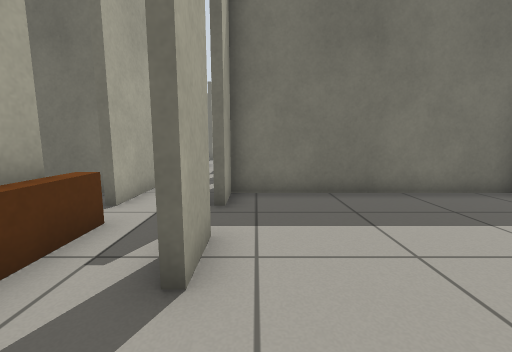
view 1 (above)

20 first-person views from a walk through a Gazebo world. The camera is 0.72 m above the floor, tilts 8° down and sees 90° across. The floor is counted in squares, 0.5 m on a side. Each view is taken from the middle of a square. On the plan, view 1 faces up. The plan holds only what a view shows up to about 13 squares ahead; the rest is blank. The place goes on beyond the plan.

view 2
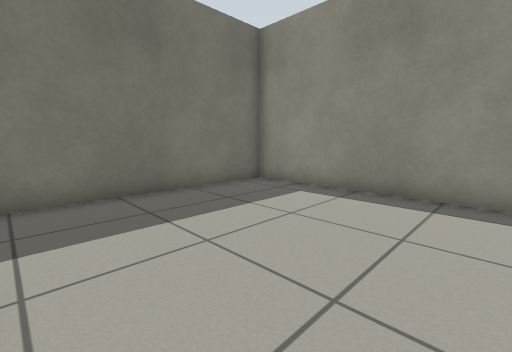

view 3
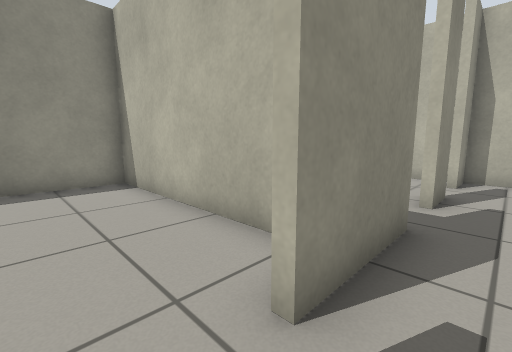

view 4
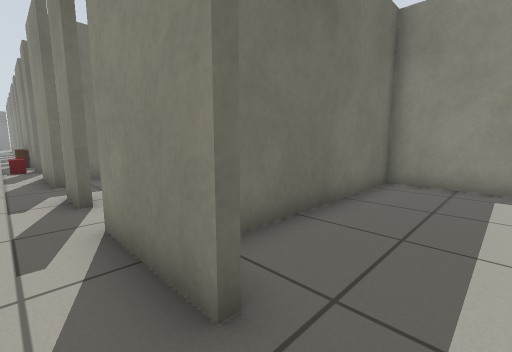

view 5
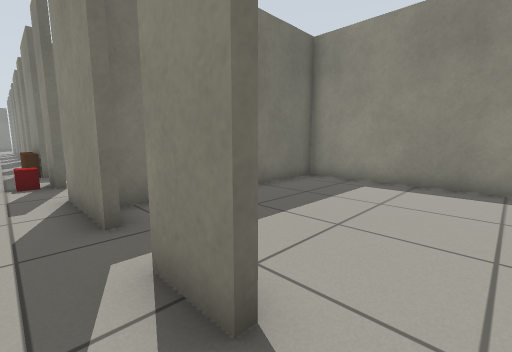

view 6
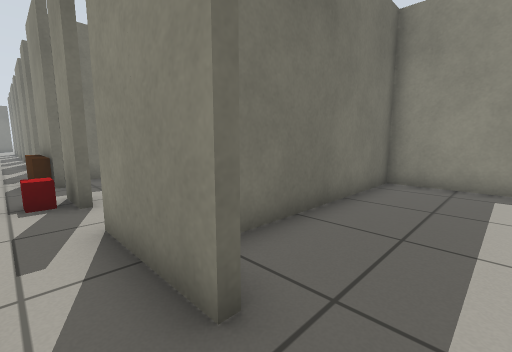

view 7
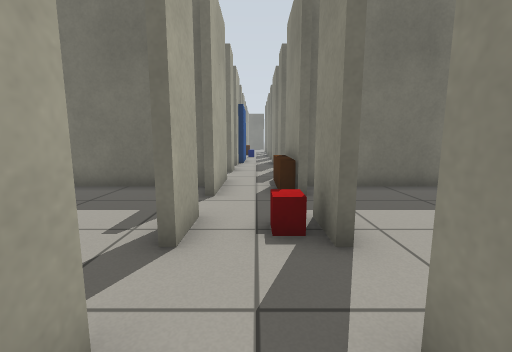

view 8
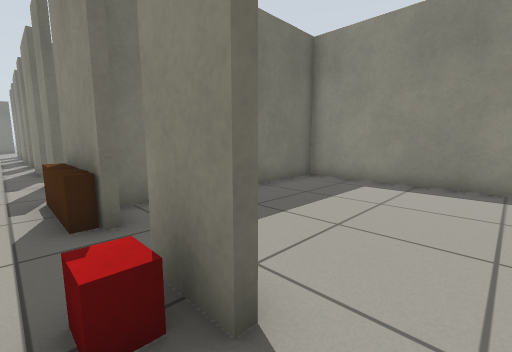

view 9
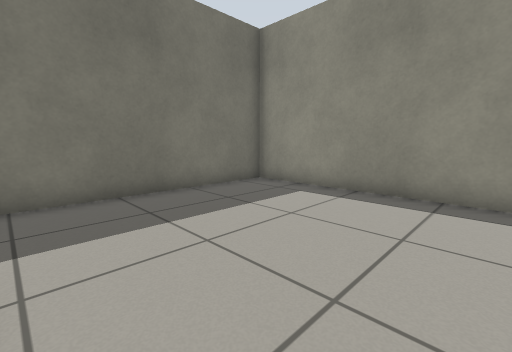

view 10
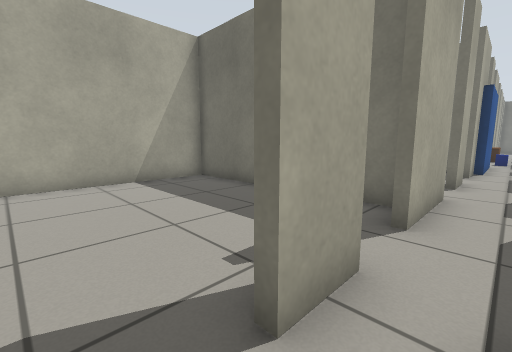

view 11
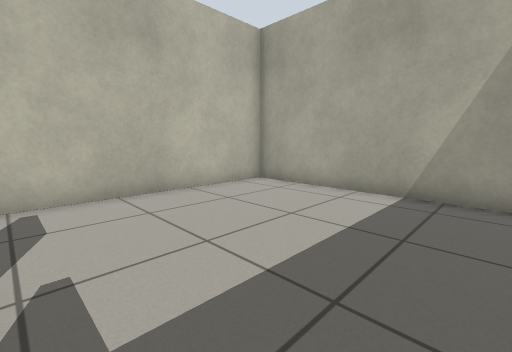

view 12
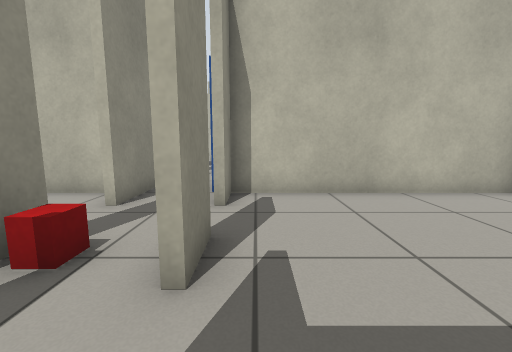

view 13
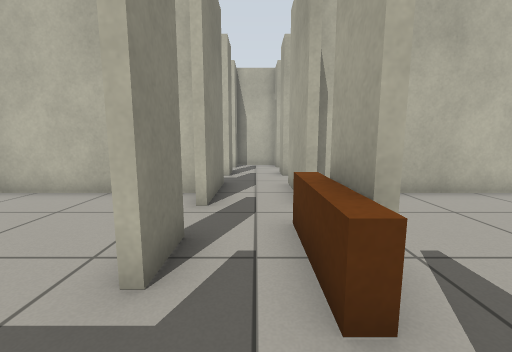

view 14
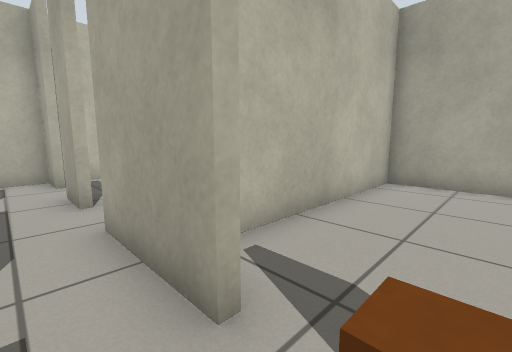

view 15
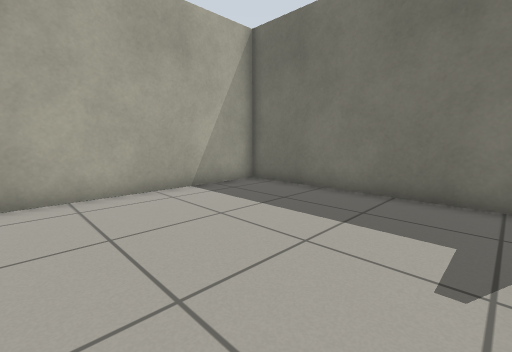

view 16
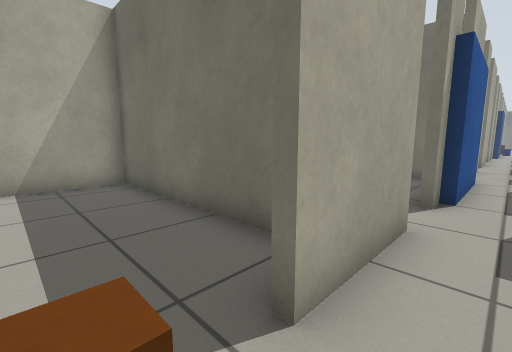

view 17
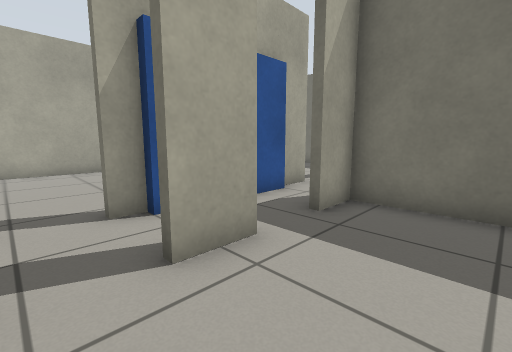

view 18
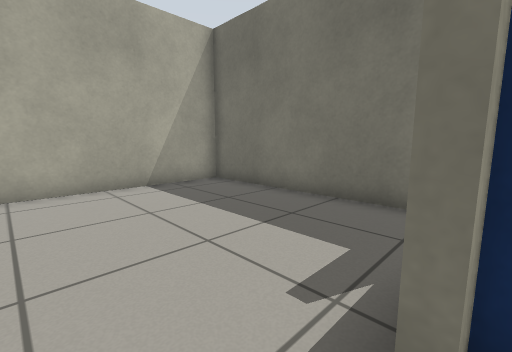

view 19
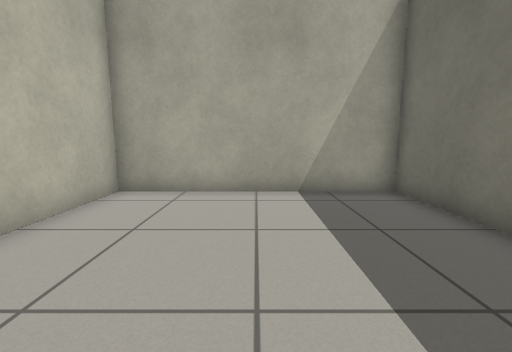

view 20
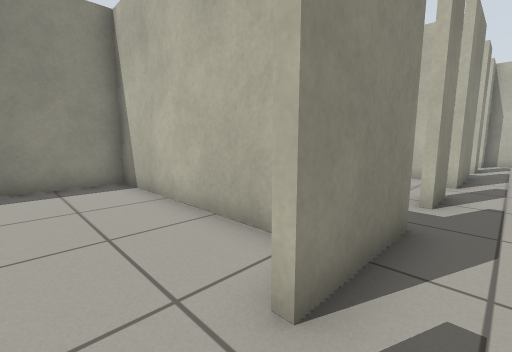

### Floor plan
Points are (right, up) in squares from view 1. A wall is a line through its corners. A room is listed if a view was taken in it or the views show most of it. See-through windows are left out.
Room 1 (views 1, 2)
walls: (-0.7, 3.8) (-0.7, 2.2); (-0.5, -0.9) (7.1, -0.9) (7.1, 6.9) (-0.7, 6.9) (-0.7, 5.5)
ways out: opening at (-1, 3) to room 2
Room 2 (views 3, 4, 5, 6, 7, 8, 10, 13, 14, 16, 20)
walls: (-3.1, 8.6) (-3.1, 5.5); (-0.9, 10.2) (-0.9, 11.8); (-0.9, 5.4) (-0.9, 8.5); (-3.1, 11.1) (-3.1, 10.2); (-0.9, 13.4) (-0.9, 16.5); (-0.9, 2.2) (-0.9, 3.8); (-3.1, 0.6) (-3.1, -2.5); (-3.1, 16.6) (-3.1, 15.4); (-0.9, -2.6) (-0.9, 0.5); (-3.1, 19.8) (-3.1, 18.2); (-3.1, -4.2) (-3.1, -5.8); (-0.9, 21.4) (-0.9, 24.5); (-0.9, -5.8) (-0.9, -4.2); (-3.1, -7.4) (-3.1, -8.9); (-3.1, 24.6) (-3.1, 21.5); (-0.9, -9) (-0.9, -7.5)
ways out: opening at (-1, 3) to room 1; opening at (-1, 19) to room 3; opening at (-3, 19) to room 4; opening at (-3, 3) to room 5; opening at (-1, 11) to room 6; opening at (-3, 11) to room 7; opening at (-3, -5); opening at (-1, -5)
objects: white box (-2, -9); red box (-2, 19) to (-1, 19); bench (-1, 23)
Room 3 (view 9)
walls: (0.1, 15.1) (1.8, 15.1); (7.1, 15.9) (7.1, 22.9) (-0.5, 22.9)
ways out: opening at (-1, 19) to room 2
Room 4 (views 11, 12)
walls: (-3.3, 18.2) (-3.3, 19.8); (-3.5, 22.9) (-11.1, 22.9) (-11.1, 15.1) (-3.3, 15.1) (-3.3, 16.5)
ways out: opening at (-3, 19) to room 2
Room 5 (view 15)
walls: (-3.9, 6.9) (-11.1, 6.9) (-11.1, -0.9) (-3.6, -0.9)
ways out: opening at (-3, 3) to room 2
objects: bench (-3, 2) to (-3, 4)
Room 6 (view 17)
walls: (-0.7, 11.8) (-0.7, 10.2); (0.5, 7.1) (7.1, 7.1) (7.1, 14.9) (-0.7, 14.9) (-0.7, 13.5)
ways out: opening at (-1, 11) to room 2
Room 7 (views 18, 19)
walls: (-4.2, 14.9) (-11.1, 14.9) (-11.1, 7.1) (-7.6, 7.1)
ways out: opening at (-3, 11) to room 2
objects: blue box (-3, 12) to (-3, 13)

Positions as (right, up) in squares from view 1, and headings:
1: (0, 0), facing up
2: (0, 0), facing up-right
3: (-2, 2), facing down-right
4: (-2, 4), facing up-right
5: (-2, 9), facing up-right
6: (-2, 12), facing up-right
7: (-2, 15), facing up
8: (-2, 17), facing up-right
9: (0, 16), facing up-right
10: (-2, 17), facing up-left
11: (-4, 22), facing down-left
12: (-4, 22), facing down
13: (-2, 6), facing down
14: (-2, 2), facing down-left
15: (-4, 0), facing up-left
16: (-2, 4), facing up-left
17: (2, 9), facing up-left
18: (-3, 9), facing up-left
19: (-4, 11), facing left
20: (-2, 10), facing down-right
